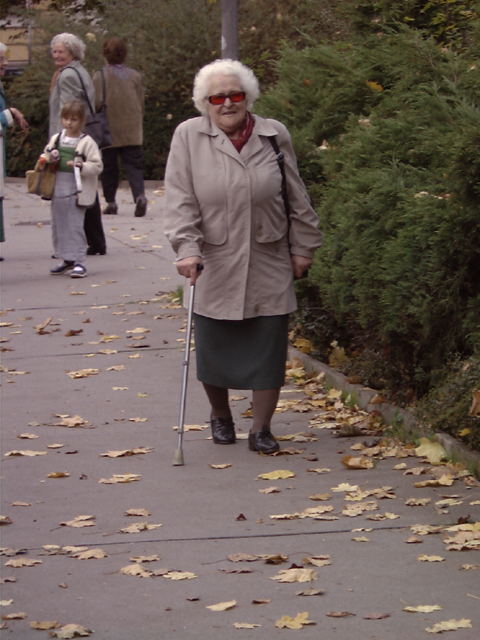
//> input picture HOG_detector/Resources/person_01.bmp, 480 x 640 px
$ ./HOG_detector   (built with g++ and OpenCV 4)
//> lines starting //> are read from the running program, lines starting //| are printed output that depends on the picture; after the words box and inside, x2 and y2 are one past the last pixel; in counts of white or black regions, pixels touching at a corner belong together
//*****************************************************************************//
//    Программа сегментации людей на изображении на основе HOG-детектора	   //
//					и фильтра grabCut из библиотки OpenCV					   //
//*****************************************************************************//

#include <opencv2/opencv.hpp>
#include <opencv2/highgui.hpp>
#include <opencv2/imgproc.hpp>

#include <vector>
#include <string.h>
#include <ctime>
#include <iostream>

using namespace std;
using namespace cv;

const size_t Factor = 2;							// Коэффициент преобразования изображения
const string imagePath = "Resources/person_01.bmp"; // Путь к обрабатываемому изображению

// Процедура нахождения прямоугольника выделения
Rect boundingRect(Mat& img);

// Процедура сегментации найденного объекта (вариант 1)
void segmentationObject(const Mat& image, Mat& mask);

// Процедура сегментации найденного объекта (вариант 2, дополнительно передается рамка выделения)
void segmentationObject(const Mat& image, Mat& mask, const Rect& r);

// Процедура подготовки изображения
void ImagePreparation(const Mat& inputImage, Mat& outputImage, const size_t Factor);

// Процедура финализации изображения
void ImageFinalization(Mat& inputImage, const size_t Factor);

int main()
{
	Mat image = imread(imagePath);
//> image is the input picture: 640 rows x 480 cols, CV_8UC3; mean B, G, R 86.6, 93.3, 106.8
	clock_t tStart = clock();
	Mat preparedImage;
	ImagePreparation(image, preparedImage, Factor);
//> in ImagePreparation, `resize(inputImage, outputImage, size);`:
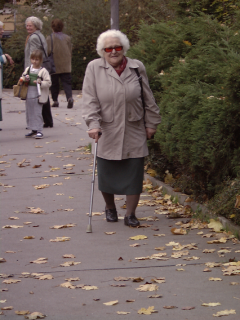
//> outputImage: 320 rows x 240 cols, CV_8UC3; mean B, G, R 86.8, 93.5, 106.9

	// Нахождение выделения
	Mat mask;
	Rect r = boundingRect(preparedImage);
//> in boundingRect, `hog.detectMultiScale(img, found, 0, Size(8, 8), Size(32, 32), 1.05, 2);`: found = 2 Rects (x, y, width, height): [0, 0, 79, 163], [44, 0, 141, 279]
//> in boundingRect, `r = found[0];`: r = Rect(0, 0, 79, 163)
//> the loop in boundingRect, `for (size_t i = 0; i < found.size(); i++)` made 2 passes
//> in boundingRect, `r.x += cvRound(r.width*0.1);`: r = Rect(58, 0, 141, 279)
//> in boundingRect, `r.width = cvRound(r.width*0.8);`: r = Rect(58, 0, 113, 279)
//> in boundingRect, `r.y += cvRound(r.height*0.09);`: r = Rect(58, 25, 113, 279)
//> in boundingRect, `r.height = cvRound(r.height*0.8);`: r = Rect(58, 25, 113, 223)
//> r = Rect(58, 25, 113, 223)
	// Печать времени нахождения выделения
	cout << "Bounding time: " << (clock() - tStart) / (double)CLOCKS_PER_SEC << endl;

	// Нахождение маски
	tStart = clock();
	segmentationObject(preparedImage, mask, r);
//> in segmentationObject, `grabCut(image, mask, r, bgModel, fgModel, 1, GC_INIT_WITH_RECT);`:
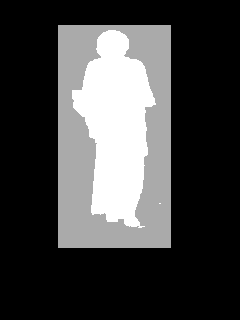
//> mask: 320 rows x 240 cols, CV_8UC1; min 0, max 3, mean 0.786; drawn with min black and max white
//> in segmentationObject, `grabCut(image, mask, r, bgModel, fgModel, 1, GC_INIT_WITH_RECT);`: bgModel = 65 values, max 272.9 at index 37, min 0.125 at index 4, mean 81.97; fgModel = 65 values, max 359.6 at index 29, min 0.124 at index 1, mean 110.1
//> in segmentationObject, `compare(mask, GC_PR_FGD, mask, CMP_EQ);`:
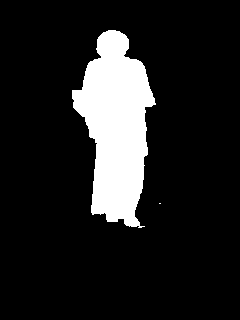
//> mask: 320 rows x 240 cols, CV_8UC1; 13% white; 2 white regions (1 under 20 px), largest, box (x1, y1, x2, y2) and area: (72, 30, 156, 228) 10001
	ImageFinalization(mask, Factor);
	// Печать времени нахождения маски
	cout << "Segmentation time: " << (clock() - tStart) / (double)CLOCKS_PER_SEC << endl;

	r.height *= Factor;
//> r = Rect(58, 25, 113, 446)
	r.width *= Factor;
//> r = Rect(58, 25, 226, 446)
	r.x *= Factor;
//> r = Rect(116, 25, 226, 446)
	r.y *= Factor;
//> r = Rect(116, 50, 226, 446)
	rectangle(image, r.tl(), r.br(), cv::Scalar(0, 255, 0), 2);
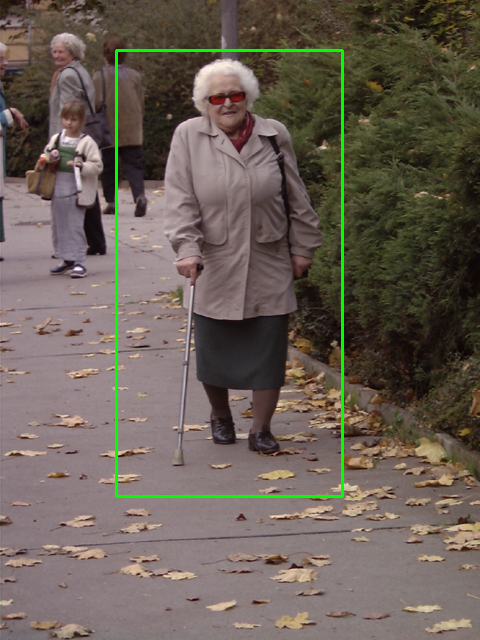
//> image: 640 rows x 480 cols, CV_8UC3; 1.31% of pixels changed, all inside (x1, y1, x2, y2) = (115, 49, 344, 498)

	// Вывод изображения
	imshow("image", image);
	// Вывод маски
	imshow("mask", mask);

	waitKey(0);
	return 0;
}

Rect boundingRect(Mat& img)
{
	HOGDescriptor hog;
	hog.setSVMDetector(HOGDescriptor::getDefaultPeopleDetector());
	vector<Rect> found;
	hog.detectMultiScale(img, found, 0, Size(8, 8), Size(32, 32), 1.05, 2);
	Rect r;
	if (found.size() > 0)
		r = found[0];
	for (size_t i = 0; i < found.size(); i++)
	{
		if ((r.height*r.width) < (found[i].height*found[i].width))
			r = found[i];
	}

	r.x += cvRound(r.width*0.1);
	r.width = cvRound(r.width*0.8);
	r.y += cvRound(r.height*0.09);
	r.height = cvRound(r.height*0.8);
	return r;
}

void segmentationObject(const Mat& image, Mat& mask)
{
	Mat bgModel, fgModel;
	Rect r = boundingRect(image);
	if (!r.empty())
	{
		// Сегментация фильтром GrabCut
		grabCut(image, mask, r, bgModel, fgModel, 1, GC_INIT_WITH_RECT);
		compare(mask, GC_PR_FGD, mask, CMP_EQ);
	}
	else
		mask = Mat(image.size(), CV_8UC3, Scalar(0, 0, 0));
}

void segmentationObject(const Mat& image, Mat& mask, const Rect& r)
{
	Mat bgModel, fgModel;
	if (!r.empty())
	{
		// Сегментация фильтром GrabCut
		grabCut(image, mask, r, bgModel, fgModel, 1, GC_INIT_WITH_RECT);
		compare(mask, GC_PR_FGD, mask, CMP_EQ);
	}
	else
		mask = Mat(image.size(), CV_8UC3, Scalar(0, 0, 0));
}

void ImagePreparation(const Mat& inputImage, Mat& outputImage, const size_t Factor)
{
	Size size(inputImage.cols / Factor, inputImage.rows / Factor);
	resize(inputImage, outputImage, size);
}

void ImageFinalization(Mat& inputImage, const size_t Factor)
{
	Size size(inputImage.cols * Factor, inputImage.rows * Factor);
	resize(inputImage, inputImage, size);
}

$ run again, with HOG_detector/Resources/person_02.bmp copied over HOG_detector/Resources/person_01.bmp
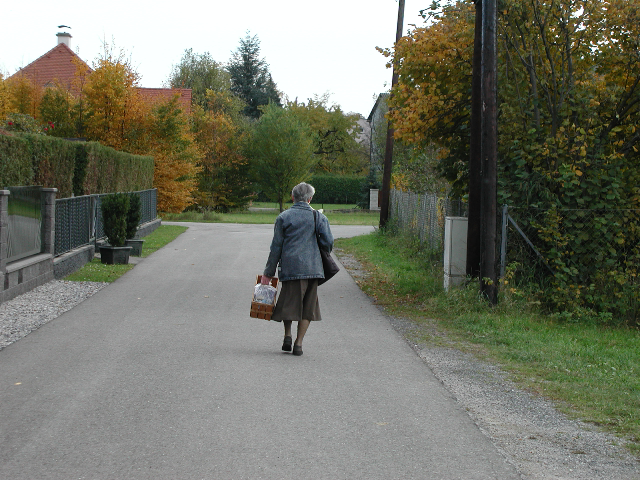
//> input picture HOG_detector/Resources/person_02.bmp, 640 x 480 px
//> image is the input picture: 480 rows x 640 cols, CV_8UC3; mean B, G, R 102.4, 116.4, 114.2
//> found = 1 Rect (x, y, width, height): [116, 69, 68, 136]
//> in boundingRect, `r = found[0];`: r = Rect(116, 69, 68, 136)
//> the loop in boundingRect, `for (size_t i = 0; i < found.size(); i++)` made 1 pass
//> in boundingRect, `r.x += cvRound(r.width*0.1);`: r = Rect(123, 69, 68, 136)
//> in boundingRect, `r.width = cvRound(r.width*0.8);`: r = Rect(123, 69, 54, 136)
//> in boundingRect, `r.y += cvRound(r.height*0.09);`: r = Rect(123, 81, 54, 136)
//> in boundingRect, `r.height = cvRound(r.height*0.8);`: r = Rect(123, 81, 54, 109)
//> bgModel = 65 values, max 501 at index 56, min -67.41 at index 22, mean 99.83; fgModel = 65 values, max 526.4 at index 55, min -77.32 at index 22, mean 132.4
//> in segmentationObject, `compare(mask, GC_PR_FGD, mask, CMP_EQ);`:
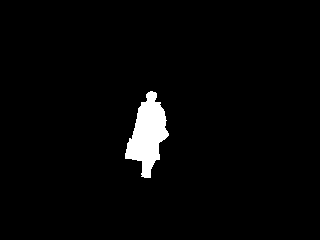
//> mask: 240 rows x 320 cols, CV_8UC1; 2.7% white; 1 white region, box (x1, y1, x2, y2) and area: (125, 91, 169, 178) 2071
//> `r.height *= Factor;`: r = Rect(123, 81, 54, 218)
//> `r.width *= Factor;`: r = Rect(123, 81, 108, 218)
//> `r.x *= Factor;`: r = Rect(246, 81, 108, 218)
//> `r.y *= Factor;`: r = Rect(246, 162, 108, 218)
//> `rectangle(image, r.tl(), r.br(), cv::Scalar(0, 255, 0), 2);`:
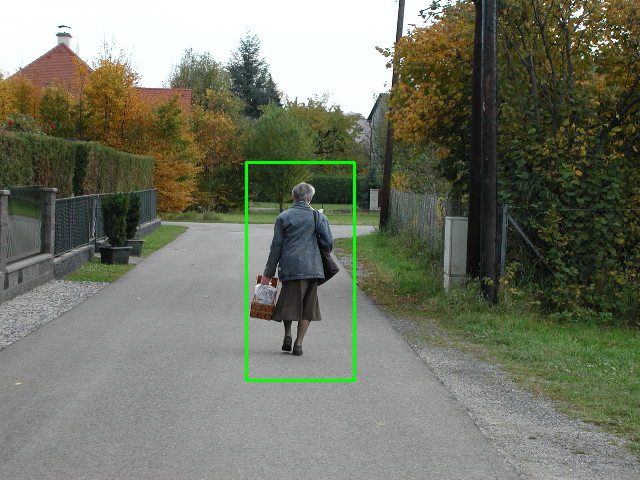
//> image: 480 rows x 640 cols, CV_8UC3; 0.64% of pixels changed, all inside (x1, y1, x2, y2) = (245, 161, 356, 382)

$ run again, with HOG_detector/Resources/person_03.bmp copied over HOG_detector/Resources/person_01.bmp
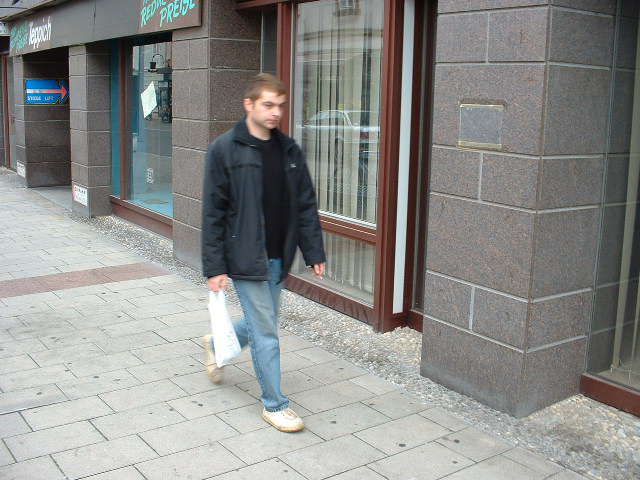
//> input picture HOG_detector/Resources/person_03.bmp, 640 x 480 px
//> image is the input picture: 480 rows x 640 cols, CV_8UC3; mean B, G, R 136.9, 139.5, 139
//> found = 1 Rect (x, y, width, height): [76, 19, 105, 210]
//> in boundingRect, `r = found[0];`: r = Rect(76, 19, 105, 210)
//> the loop in boundingRect, `for (size_t i = 0; i < found.size(); i++)` made 1 pass
//> in boundingRect, `r.x += cvRound(r.width*0.1);`: r = Rect(86, 19, 105, 210)
//> in boundingRect, `r.width = cvRound(r.width*0.8);`: r = Rect(86, 19, 84, 210)
//> in boundingRect, `r.y += cvRound(r.height*0.09);`: r = Rect(86, 38, 84, 210)
//> in boundingRect, `r.height = cvRound(r.height*0.8);`: r = Rect(86, 38, 84, 168)
//> bgModel = 65 values, max 476.2 at index 64, min 0.125 at index 4, mean 139.7; fgModel = 65 values, max 444.8 at index 20, min -48.94 at index 22, mean 175
//> in segmentationObject, `compare(mask, GC_PR_FGD, mask, CMP_EQ);`:
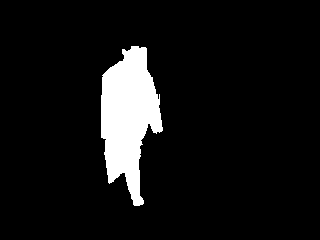
//> mask: 240 rows x 320 cols, CV_8UC1; 7.9% white; 1 white region, box (x1, y1, x2, y2) and area: (101, 46, 163, 206) 6046
//> `r.height *= Factor;`: r = Rect(86, 38, 84, 336)
//> `r.width *= Factor;`: r = Rect(86, 38, 168, 336)
//> `r.x *= Factor;`: r = Rect(172, 38, 168, 336)
//> `r.y *= Factor;`: r = Rect(172, 76, 168, 336)
//> `rectangle(image, r.tl(), r.br(), cv::Scalar(0, 255, 0), 2);`:
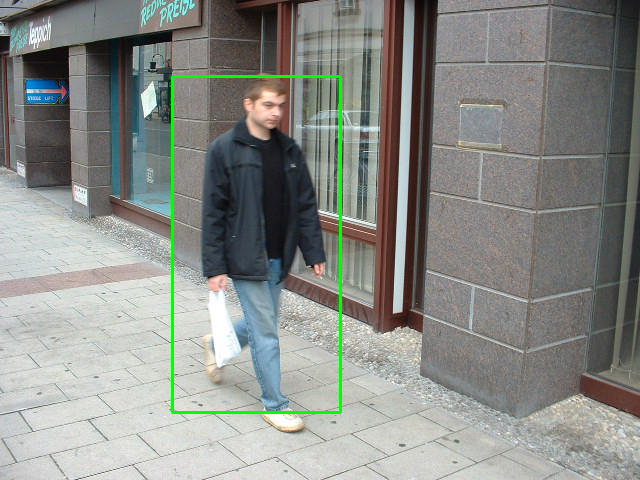
//> image: 480 rows x 640 cols, CV_8UC3; 0.98% of pixels changed, all inside (x1, y1, x2, y2) = (171, 75, 342, 414)

$ run again, with HOG_detector/Resources/person_04.bmp copied over HOG_detector/Resources/person_01.bmp
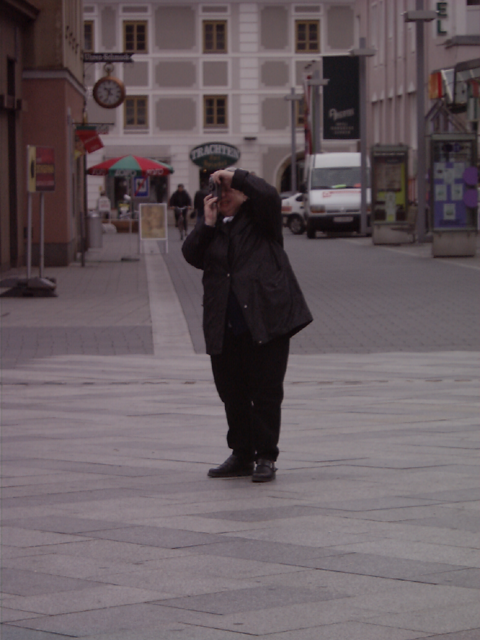
//> input picture HOG_detector/Resources/person_04.bmp, 480 x 640 px
//> image is the input picture: 640 rows x 480 cols, CV_8UC3; mean B, G, R 95.8, 91, 102.6
//> found = 1 Rect (x, y, width, height): [67, 55, 110, 220]
//> in boundingRect, `r = found[0];`: r = Rect(67, 55, 110, 220)
//> the loop in boundingRect, `for (size_t i = 0; i < found.size(); i++)` made 1 pass
//> in boundingRect, `r.x += cvRound(r.width*0.1);`: r = Rect(78, 55, 110, 220)
//> in boundingRect, `r.width = cvRound(r.width*0.8);`: r = Rect(78, 55, 88, 220)
//> in boundingRect, `r.y += cvRound(r.height*0.09);`: r = Rect(78, 75, 88, 220)
//> in boundingRect, `r.height = cvRound(r.height*0.8);`: r = Rect(78, 75, 88, 176)
//> bgModel = 65 values, max 133.5 at index 10, min -3.88 at index 40, mean 55.97; fgModel = 65 values, max 245.2 at index 55, min 0.0757 at index 3, mean 66.74
//> in segmentationObject, `compare(mask, GC_PR_FGD, mask, CMP_EQ);`:
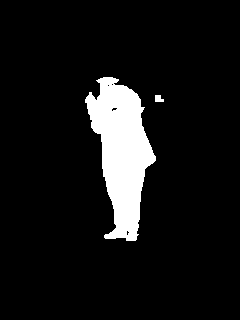
//> mask: 320 rows x 240 cols, CV_8UC1; 8.4% white; 2 white regions, box (x1, y1, x2, y2) and area: (85, 77, 156, 241) 6425, (155, 95, 164, 102) 51
//> `r.height *= Factor;`: r = Rect(78, 75, 88, 352)
//> `r.width *= Factor;`: r = Rect(78, 75, 176, 352)
//> `r.x *= Factor;`: r = Rect(156, 75, 176, 352)
//> `r.y *= Factor;`: r = Rect(156, 150, 176, 352)
//> `rectangle(image, r.tl(), r.br(), cv::Scalar(0, 255, 0), 2);`:
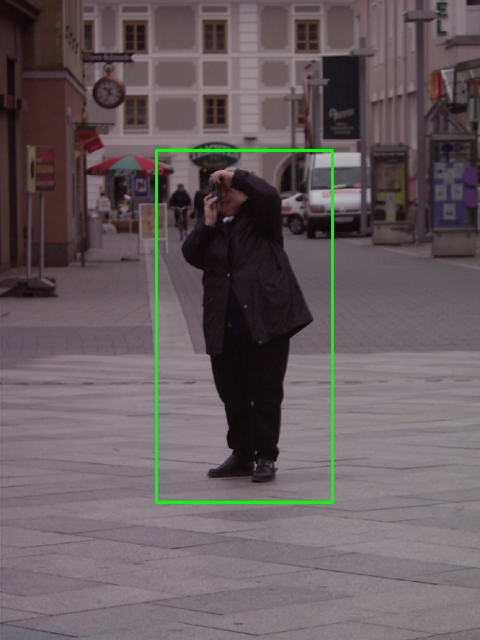
//> image: 640 rows x 480 cols, CV_8UC3; 1.03% of pixels changed, all inside (x1, y1, x2, y2) = (155, 149, 334, 504)
